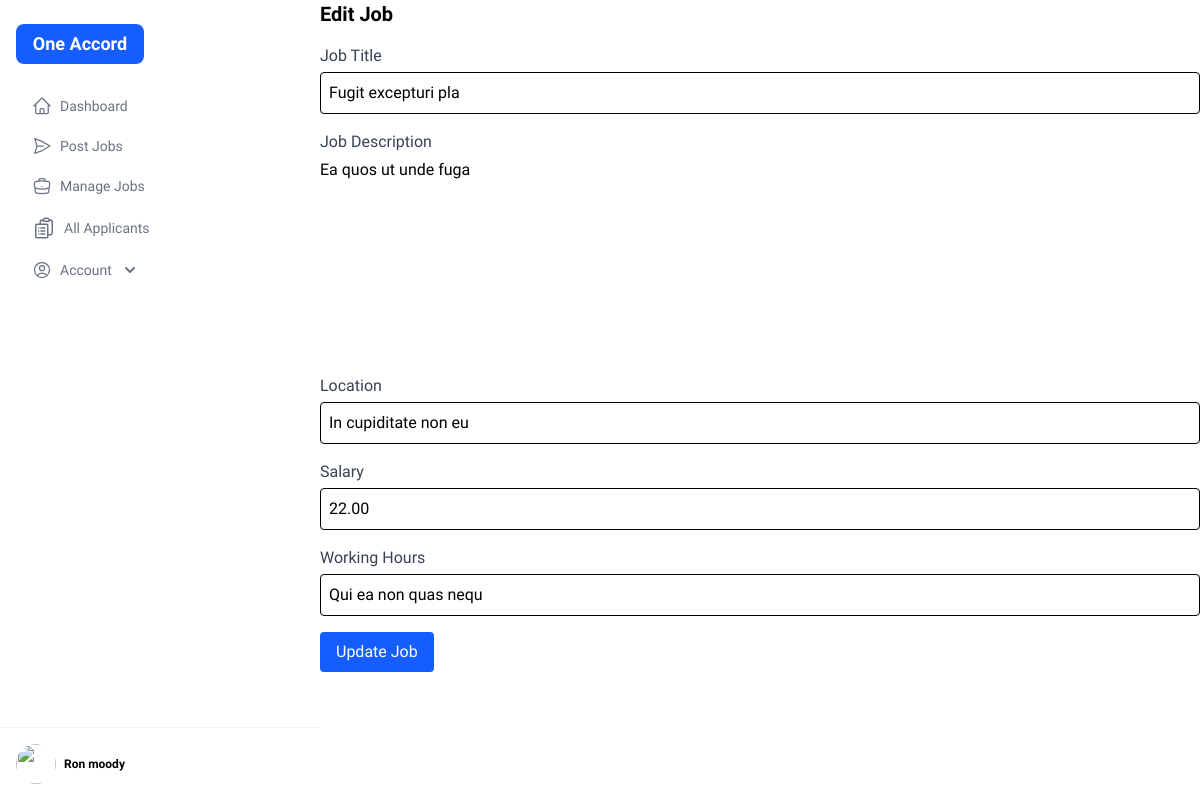
Before: /jobs/13/edit/ (signed in) with the older database file.
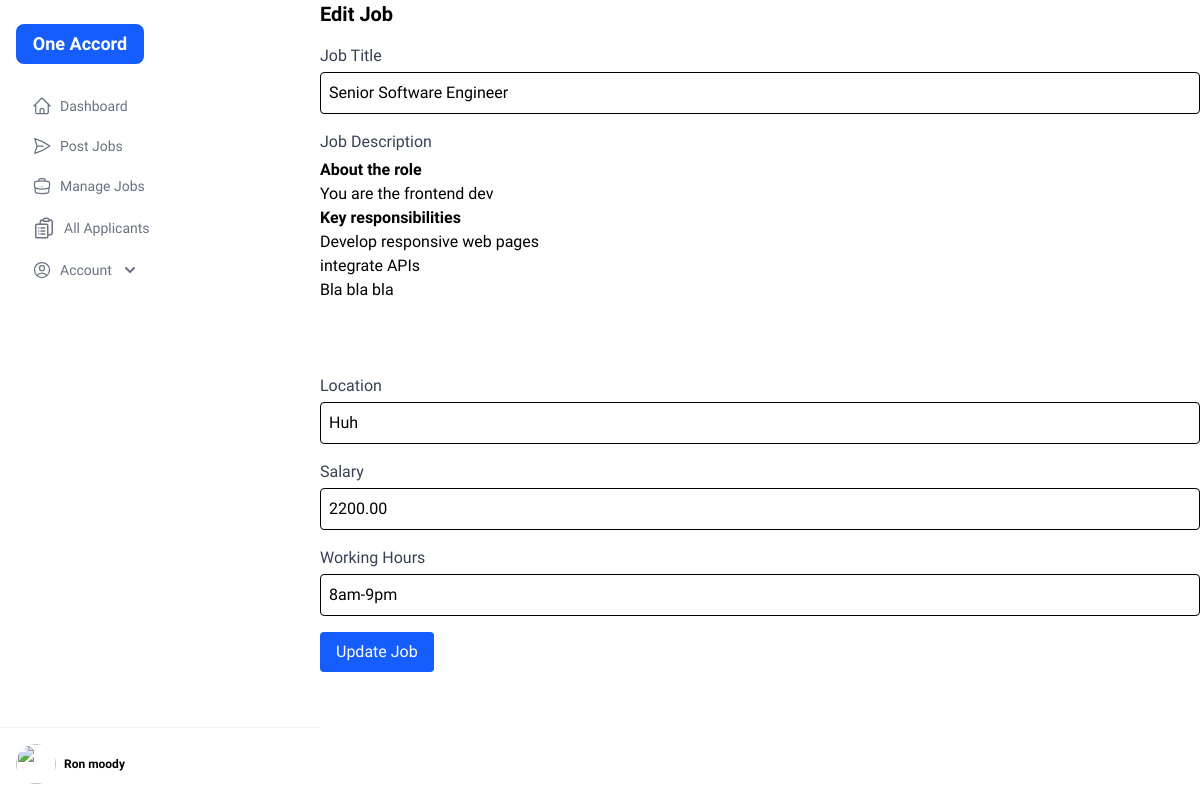
After: the same page with the newer database file.
### job_portal/models.py (models this page shows, shortened)
class JobPost(models.Model):
    company = models.ForeignKey(CompanyProfile, on_delete=models.CASCADE)
    title = models.CharField(max_length=255)
    description = models.TextField()
    location = models.CharField(max_length=255, blank=True, null=True)
    salary = models.DecimalField(max_digits=10, decimal_places=2, blank=True, null=True)
    working_hours=models.CharField(max_length=100, blank=True, null=True)
    posted = models.DateTimeField(auto_now_add=True)

### job_portal/views.py (the view, shortened to what this page needs)
# urls.py: path('jobs/<int:job_id>/edit/', v.edit_job, name='edit_job'),
@login_required
def edit_job(request, job_id):
    job = get_object_or_404(JobPost, id=job_id, company__user=request.user)
    return render(request, "company/edit_job.html", {"job": job})

### job_portal/context_processors.py (called while the page is built)
def user_role(request):
    role = None
    if request.user.is_authenticated:
        if JobSeekerProfile.objects.filter(user=request.user).exists():
            role = 'jobseeker'
        elif CompanyProfile.objects.filter(user=request.user).exists():
            role = 'employer'
        else:
            role = 'user'
    return {
        'user_role': role
    }

### job_portal/templates/company/edit_job.html (shortened to what this page needs)
{% extends "common/dashboard_layout.html" %}
{% load static %}
{% block content %}
<h2 class="text-xl font-semibold mb-4">Edit Job</h2>
<form method="POST">
  <div class="space-y-4">
    <label class="block text-gray-700 font-medium mb-1">Job Title</label>
    <input type="text" name="title" value="{{ job.title }}" class="w-full p-2 border rounded" placeholder="Title">
      <div class="mb-4">
        <label class="block text-gray-700 font-medium mb-1">Job Description</label>
        <div id="editor" style="height: 200px;">
          {{job.description|safe}}
        </div>
      </div>
    <label class="block text-gray-700 font-medium mb-1">Location</label>
    <input type="text" name="location" value="{{ job.location }}" class="w-full p-2 border rounded" placeholder="Location">
    <label class="block text-gray-700 font-medium mb-1">Salary</label>
    <input type="number" name="salary" value="{{ job.salary }}" class="w-full p-2 border rounded" placeholder="Salary">
    <label class="block text-gray-700 font-medium mb-1">Working Hours</label>
    <input type="text" name="working_hours" value="{{ job.working_hours }}" class="w-full p-2 border rounded" placeholder="Working Hours">
    <button type="submit" class="px-4 py-2 bg-blue-600 text-white rounded hover:bg-blue-700">Update Job</button>
  </div>
</form>
{% endblock %}

Changed rows visible on the page:
changed JobPost: title "Fugit excepturi pla" → "Senior Software Engineer"; description "Ea quos ut unde fuga" → "About the role You are the frontend dev Key responsibilities Develop responsive web pages integrate APIs Bla bla bla"; location "In cupiditate non eu" → "Huh"; salary "22.00" → "2200.00"; working_hours "Qui ea non quas nequ" → "8am-9pm"
